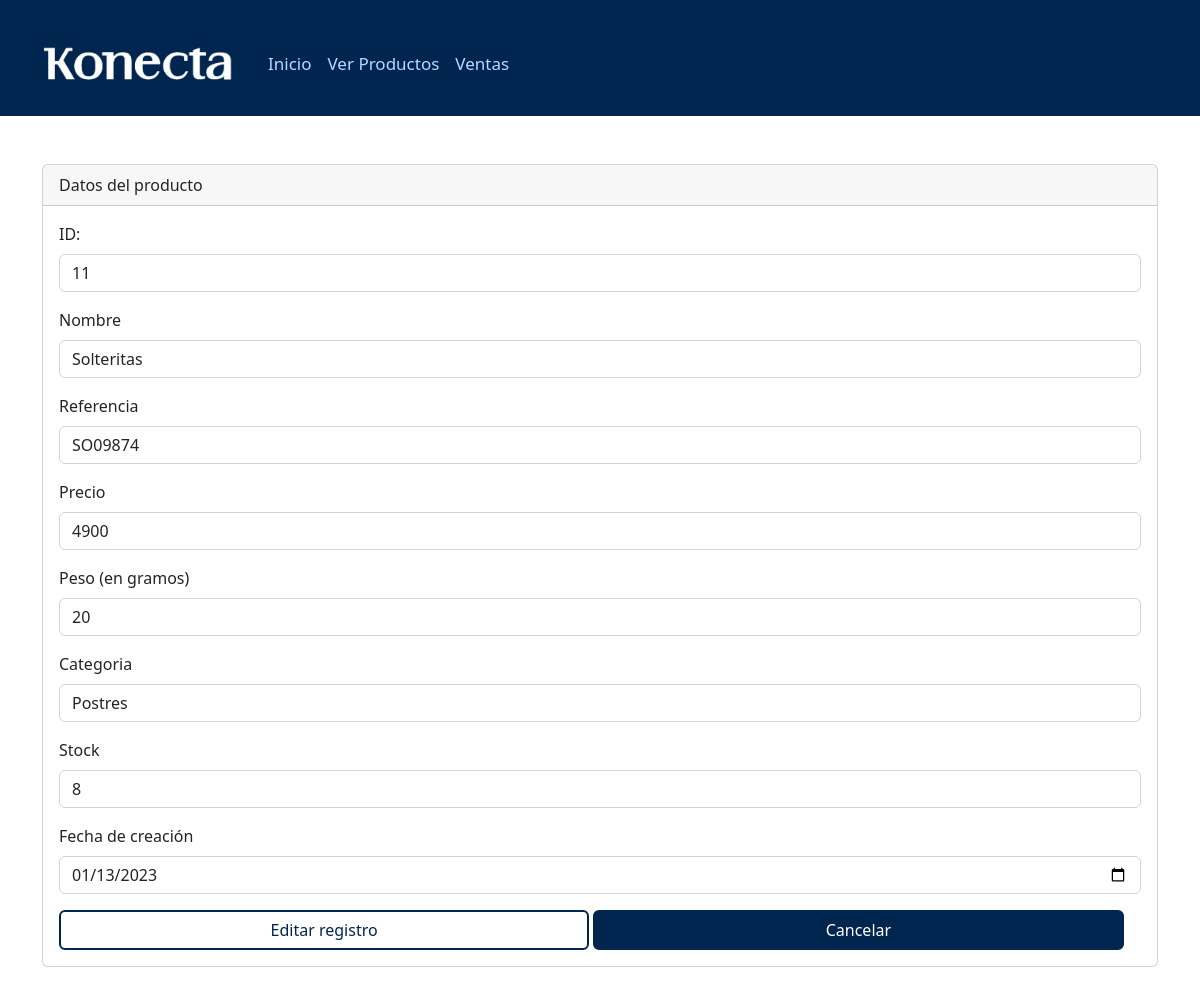
Page /modulos/productos/editar.php?id=11 on the committed database.
### tables this page shows
CREATE TABLE `productos` (
  `id` int(11) NOT NULL,
  `nombre` varchar(255) NOT NULL,
  `referencia` varchar(255) NOT NULL,
  `precio` int(11) NOT NULL,
  `peso` int(11) NOT NULL,
  `categoria` varchar(255) NOT NULL,
  `stock` int(11) NOT NULL,
  `fecha` date NOT NULL
);

### modulos/productos/editar.php (the view, shortened to what this page needs)
<?php
include("../../bd.php");
?>
<?php
if (isset($_POST["actualizar"])) {
    $id = $_POST["id"];
    $nombre = $_POST['nombre'];
    $referencia = $_POST['referencia'];
    $precio = $_POST['precio'];
    $peso = $_POST['peso'];
    $categoria = $_POST['categoria'];
    $stock = $_POST['stock'];
    $fecha = $_POST['fecha'];
    $query = "UPDATE productos SET nombre = '$nombre', referencia = '$referencia', precio = '$precio', peso = '$peso', categoria = '$categoria', stock = '$stock', fecha = '$stock' WHERE id = $id";
    $resultado = mysqli_query($con, $query);
    if ($resultado) {
        echo 'Actualizado Correctamente';
    } else {
        echo "Ha ocurrido un error";
        echo "Error" . mysqli_connect_error() . PHP_EOL;
    }
} else {
    $id = $_GET["id"];
    $query = "SELECT * FROM productos WHERE id = $id";
    $resultadoQuery = mysqli_query($con, $query);
    $usuario = mysqli_fetch_row($resultadoQuery);
    $nombre = $usuario[1];
    $referencia = $usuario[2];
    $precio = $usuario[3];
    $peso = $usuario[4];
    $categoria = $usuario[5];
    $stock = $usuario[6];
    $fecha = $usuario[7];
}
?>
<?php
include("../../templates/header.php");
?>
<div class="card">
    <div class="card-header">
        Datos del producto
    </div>
    <div class="card-body">
        <form action="editar.php" method="post" enctype="multipart/form-data">
            <div class="mb-3">
                <label for="ID" class="form-label">ID:</label>
                <input type="text" value="<?php echo $id; ?> " class="form-control" readonly name="id" id="id"
                    aria-describedby="helpId" placeholder="">
            </div>
            <div class="mb-3">
                <label for="nombre" class="form-label">Nombre</label>
                <input type="text" class="form-control" value="<?php echo $nombre; ?> " name="nombre" id="nombre"
                    aria-describedby="helpId" placeholder="Pan">
            </div>
            <div class="mb-3">
                <label for="referencia" class="form-label">Referencia</label>
                <input type="text" class="form-control" value="<?php echo $referencia; ?>" name="referencia"
                    id="referencia" aria-describedby="helpId" placeholder="12345">
            </div>
            <div class="mb-3">
                <label for="precio" class="form-label">Precio</label>
                <input type="text" class="form-control" value="<?php echo $precio; ?>" name="precio" id="precio"
                    aria-describedby="helpId" placeholder="12000">
            </div>
            <div class="mb-3">
                <label for="peso" class="form-label">Peso (en gramos)</label>
                <input type="text" class="form-control" value="<?php echo $peso; ?>" name="peso" id="peso"
                    aria-describedby="helpId" placeholder="170">
            </div>
            <div class="mb-3">
                <label for="categoria" class="form-label">Categoria</label>
                <input type="text" class="form-control" value="<?php echo $categoria; ?>" name="categoria" id="categoria"
                    aria-describedby="helpId" placeholder="Salado">
            </div>
            <div class="mb-3">
                <label for="stock" class="form-label">Stock</label>
                <input type="text" class="form-control" value="<?php echo $stock; ?>" name="stock" id="stock"
                    aria-describedby="helpId" placeholder="666">
            </div>
            <div class="mb-3">
                <label for="fecha" class="form-label">Fecha de creación</label>
                <input type="date" value="<?php echo $fecha; ?>" class="form-control" name="fecha" id="fecha"
                    aria-describedby="emailHelpId" placeholder="Fecha de creación">
            </div>
            <button type="submit" name="actualizar" class="btn btn-ag">Editar registro</button>
            <a name="" id="" class="btn btn-v" href="index.php" role="button">Cancelar</a>
        </form>
    </div>
</div>

### estilos/styles.css (style rules this page uses)
html, body { height: 100%; }
.btn-ag { background-color: transparent !important; color: #00254F !important; border: 2px solid #00254F !important; width: 49%; }
.btn-v { background-color: #00254F !important; ; color: white !important; border: 2px solid #00254F !important; width: 49%; }

### rows in the picture
productos: nombre "Solteritas", referencia "SO09874", precio "4900", peso "20", categoria "Postres", stock "8", fecha "01/13/2023"
